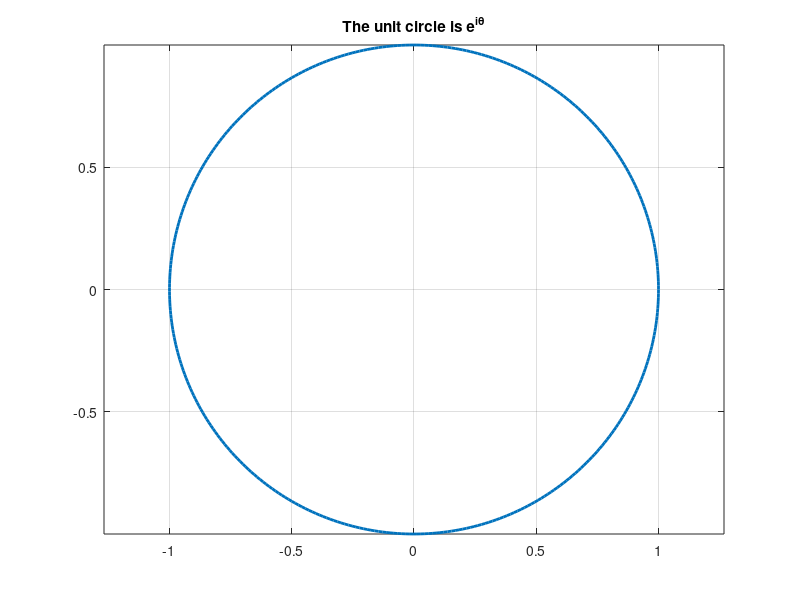

Source code (MATLAB):
% --- Approximating e two ways -------------------------------
n = 1e6;
e_limit  = (1 + 1/n)^n            % compound-interest limit
e_series = sum(1 ./ factorial(0:15)) % series: converges FAST
abs(e_series - exp(1))             % error ~ 1e-13 with 16 terms

% --- Euler's formula: exp(i*theta) == cos + i*sin -----------
theta = linspace(0, 2*pi, 9).';
lhs = exp(1i*theta);
rhs = cos(theta) + 1i*sin(theta);
max(abs(lhs - rhs))               % ~ 1e-16: machine epsilon

% --- Euler's identity ---------------------------------------
exp(1i*pi) + 1                     % ~ 0 + 1.2246e-16i

% --- Draw the unit circle from pure exponentials ------------
t = linspace(0, 2*pi, 400);
z = exp(1i*t);
plot(real(z), imag(z), 'linewidth', 2); axis equal; grid on;
title('The unit circle is e^{i\theta}');
